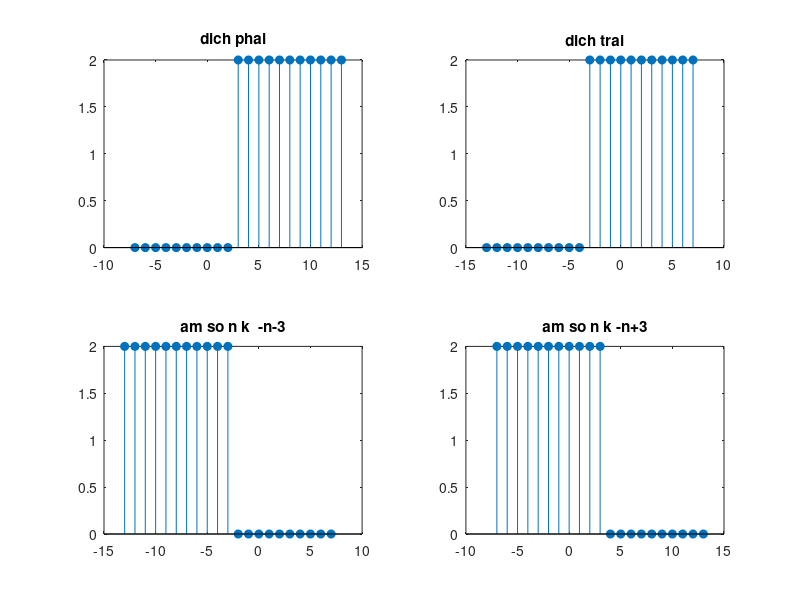

Source code (MATLAB):


nL=10;
nR=10;
n = -nL:nR;
un = 2*[zeros(1,nL) 1 ones(1,10)]
% n-3
subplot(2,2,1);
stem(n+3,un,'fill');
title('dich phai');
subplot(2,2,2);
% n+3
stem(n-3,un,'fill');
title('dich trai');

% -n-3
subplot(2,2,3);
stem(-n-3,un,'fill');
title('am so n k  -n-3')

% -n+3
subplot(2,2,4);
stem(-n+3,un,'fill');
title('am so n k -n+3');    

% 2*u[-n+3]



